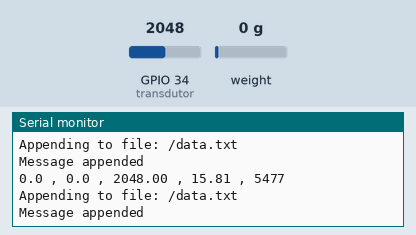
Bench run of a program on a simulated ESP32. Parts: the last lines printed to the serial monitor. The inputs (shaded band) are chosen by the test bench; at power-on: weight on the scale 0 g, GPIO 34 (transdutor) = 2048. Storage starts empty.

Above: at 5.8 s.
5.9 s: weight on the scale set to 100 g
At 6.05 s:
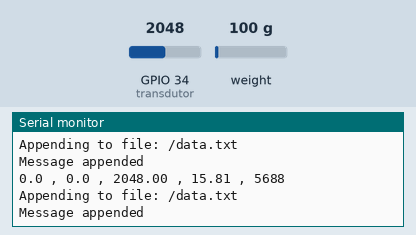
7.4 s: GPIO 34 (transdutor) set to 2866
At 7.53 s:
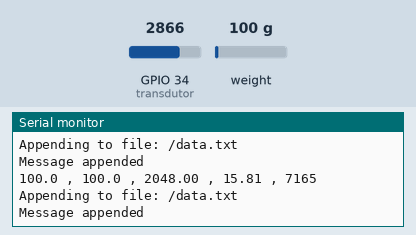
8.9 s: weight on the scale set to 1250 g
At 9.01 s:
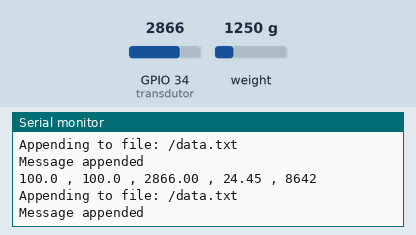
10.4 s: GPIO 34 (transdutor) set to 3603
At 10.48 s:
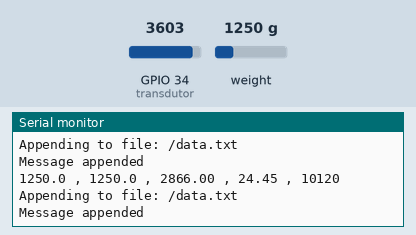
Timing chart, 0 to 12.9 s (numbered marks = the images above; inputs shaded):
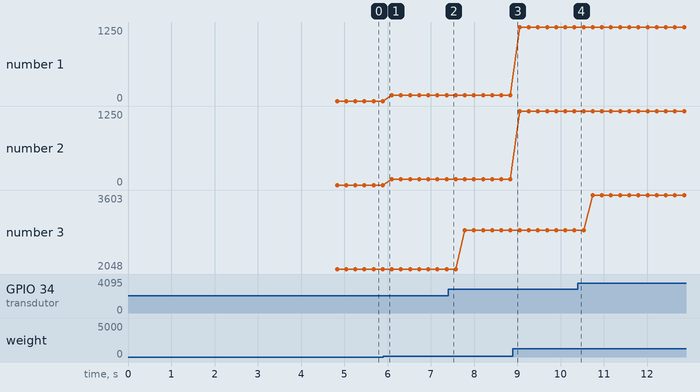

Measured:
- plotted number 1: 0 → 100 after the input at 5.9 s, 100 → 1250 after the input at 8.9 s
- plotted number 2: 0 → 100 after the input at 5.9 s, 100 → 1250 after the input at 8.9 s
- plotted number 3: 2048 → 2866 after the input at 7.4 s, 2866 → 3603 after the input at 10.4 s

The program:

main.cpp
```cpp
/*Developed by: Emanoel Henmerson Cavalcante Soares
  Avionics Manager - Kosmos Rocketry

  Letícia Gabriely Witt
  Research and Development Manager - Kosmos Rocketry

  Wagner Ferreira Barbosa Junior
  Research and Development Analyst - Kosmos Rocketry

  Tayná da Silva Rosa
  Research and Development Analyst - Kosmos Rocketry

  Eric Marcel de Andrade Bliesener
  Acrux Aerospace Technologies
  07/06/2024 */


#include "HX711.h"   // Biblioteca para o sensor de carga HX711
#include "FS.h"      // Biblioteca do sistema de arquivos
#include "SD.h"      // Biblioteca para manipulação do cartão SD
#include <SPI.h>     // Biblioteca SPI para comunicação

// Definição dos pinos de comunicação do cartão SD - CS=5  MOSI = 23, sck = 18, MISO = 19;
#define p_SD 5

// Definição dos pinos para o sensor de carga HX711
const int LOADCELL_DOUT_PIN = 2;  // Pino de saída de dados do HX711
const int LOADCELL_SCK_PIN = 32;  // Pino de clock do HX711

float pressao_sd;
float pressao_convertida;

HX711 scale; // Criação de uma instância para o sensor de carga

String dataMessage; // String para armazenar os dados a serem gravados no SD

//configurações transdutor no pino 35
#define transdutor 34
#define avg_n 50

unsigned long ti;
unsigned long tf;
unsigned long delta_t;

// Função para criar um diretório no cartão SD
void createDir(fs::FS &fs, const char *path) {
  Serial.printf("Creating Dir: %s\n", path);
  if (fs.mkdir(path)) {
    Serial.println("Dir created");
  } else {
    Serial.println("mkdir failed");
  }
}

// Função para adicionar dados ao final de um arquivo no cartão SD
void appendFile(fs::FS &fs, const char * path, const char * message){
  Serial.printf("Appending to file: %s\n", path);

  File file = fs.open(path, FILE_APPEND); // Abre o arquivo no modo de adição
  if(!file){
    Serial.println("Failed to open file for appending");
    return;
  }
  if(file.print(message)){
    Serial.println("Message appended");
  } else {
    Serial.println("Append failed");
  }
  file.close();
}

// Função para ler o conteúdo de um arquivo do cartão SD
void readFile(fs::FS &fs, const char * path){
  Serial.printf("Reading file: %s\n", path);

  File file = fs.open(path);
  if(!file){
    Serial.println("Failed to open file for reading");
    return;
  }

  Serial.print("Read from file: ");
  while(file.available()){
    Serial.write(file.read());
  }
  file.close();
}

struct result //Transdutor
{
  float avg;
  float std_dev;
};


 float transductorFuncao() {
    float sensor = 0;
    sensor = analogRead(transdutor);
    return sensor;
  }
// Função de configuração inicial do sistema
void setup() {

  Serial.begin(115200); // Inicializa a comunicação serial a 115200 bps

  Serial.println("Teste SD CARD");

  // Verifica se o cartão SD foi montado corretamente
  if (!SD.begin(p_SD)) {
    Serial.println("Card Mount Failed");
  } else {
    Serial.println("Encontrou o modulo");
  }

  uint8_t cardType = SD.cardType();

  // Verifica o tipo do cartão SD
  if (cardType == CARD_NONE) {
    Serial.println("No SD card attached");
  }else {
    Serial.println("Encontrou o sd card");
  }

  Serial.print("SD Card Type: ");
  if (cardType == CARD_MMC) {
    Serial.println("MMC");
  } else if (cardType == CARD_SD) {
    Serial.println("SDSC");
  } else if (cardType == CARD_SDHC) {
    Serial.println("SDHC");
  } else {
    Serial.println("UNKNOWN");
  }

  // Calibração da célula de carga
  Serial.println("Initializing the scale");

  scale.begin(LOADCELL_DOUT_PIN, LOADCELL_SCK_PIN);

  /*----------------------------------------------------------------------------------------------------------------
  --------------------------------------------------------------------------------------------------*/
  scale.set_scale(25772.0/6.098f);  // Define o fator de escala para o sensor de carga após a calibração 26409.0/6.098f
  scale.tare();			// Define o peso inicial para zero

  // Exibe informações de calibração do sensor de carga
  Serial.println("After setting up the scale:");

  Serial.print("read: \t\t");
  Serial.println(scale.read());               // Leitura direta do ADC

  Serial.print("read average: \t\t");
  Serial.println(scale.read_average(20));     // Média de 20 leituras do ADC

  Serial.print("get value: \t\t");
  Serial.println(scale.get_value(5));		    // Média de 5 leituras menos o peso inicial

  Serial.print("get units: \t\t");
  Serial.println(scale.get_units(10), 1);     // Conversão da média de 10 leituras para unidades de peso

  Serial.println("Readings:");

  // Grava o cabeçalho do arquivo no cartão SD
  appendFile(SD, "/data.txt", "kg, newton, pressao_bruta, pressao_filtrada_Mpa, tempo \n");

  //Definição transdutor
  pinMode(transdutor, INPUT);
}

// Loop principal do código que será executado repetidamente
void loop() {

  ti =  micros();

  pressao_sd = transductorFuncao();
  pressao_convertida = (pressao_sd - 550)/(94.73684210526); //calibracao transdutor
  //pressao_10 = (pressao_sd-595)/300

  // Montagem da string de dados com os valores lidos --alteração * 9.8
  //dataMessage = String(scale.get_units(1), 1) + " , " + String(scale.get_units(1) * 9.81, 1) + " , " + String(pressao_sd) + " , " + String(pressao_convertida) + " , " + String(millis()) + "\r\n";
  dataMessage = String(String(scale.get_units(1), 1) + " , " + String(scale.get_units(1), 1) + " , " + String(pressao_sd) + " , " + String(pressao_convertida) + " , " + String(millis()) + "\r\n");
  Serial.print(dataMessage); // Exibe os dados na serial

  // Grava os dados no arquivo do cartão SD
  appendFile(SD, "/data.txt", dataMessage.c_str());

  //MUDAR NA HORA DO TESTE 150000 -> 15000
    while (micros()-ti < 15000){} // Aguarda 15ms antes de realizar a próxima leitura
}
```
